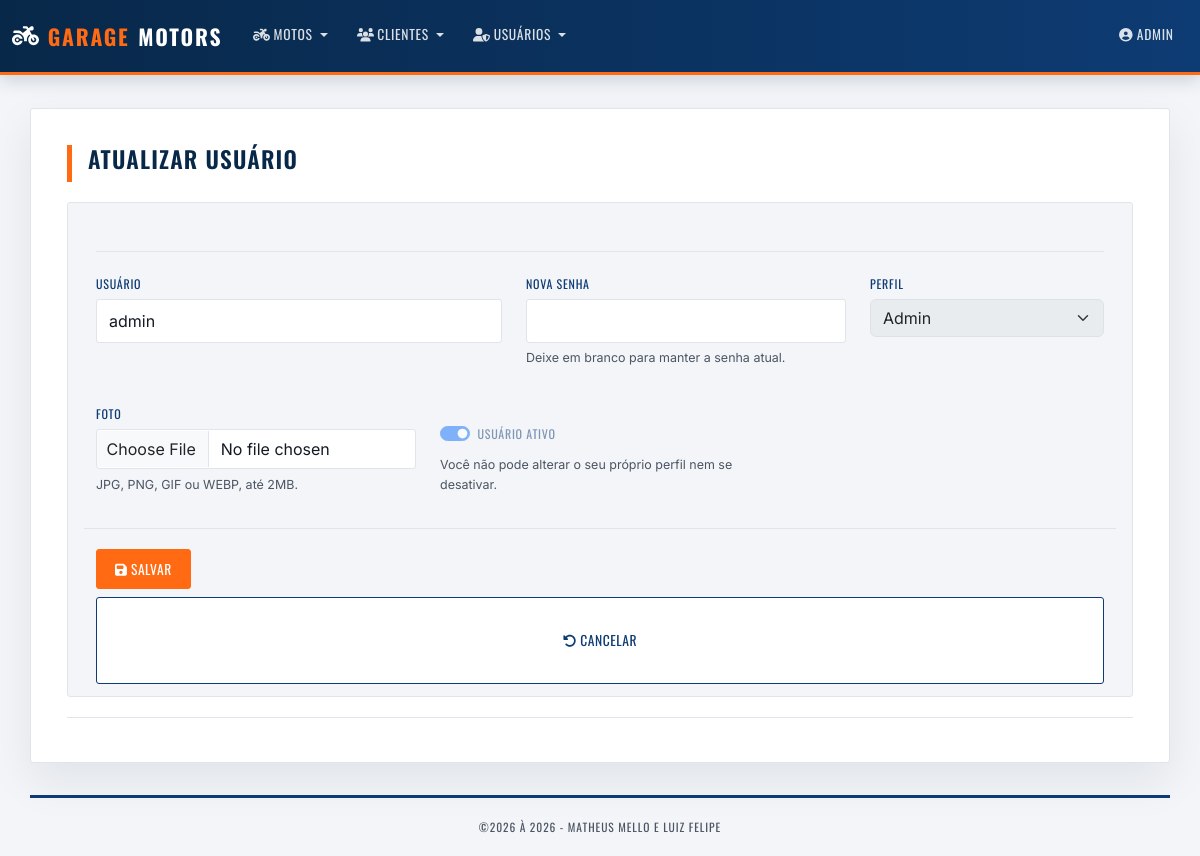
Page /usuarios/edit.php?id=1 (signed in) on the committed database.
### tables this page shows
CREATE TABLE IF NOT EXISTS Usuarios (
  Id_Usu     INT NOT NULL AUTO_INCREMENT PRIMARY KEY,
  Id_Permi   INT NOT NULL,
  Login_usu  VARCHAR(50)  NOT NULL UNIQUE,
  Senha_usu  VARCHAR(255) NOT NULL,
  Foto_usu   VARCHAR(30)  NULL,
  Ativo_usu  TINYINT(1) NOT NULL DEFAULT 1,
  CONSTRAINT FK_Usuarios_Permi FOREIGN KEY (Id_Permi) REFERENCES Permi(Id_Permi)
);

CREATE TABLE IF NOT EXISTS Permi (
  Id_Permi        INT NOT NULL AUTO_INCREMENT PRIMARY KEY,
  Nome_Permi      VARCHAR(50)  NOT NULL UNIQUE,
  Descricao_Permi VARCHAR(255) NULL
);

### inc/database.php (called while the page is built, shortened)
<?php
function open_database()
{
	try {
		$conn = new mysqli(DB_HOST, DB_USER, DB_PASSWORD, DB_NAME);
		$conn->set_charset("utf8mb4");
		return $conn;
	} catch (Exception $e) {
		throw new Exception("Erro ao conectar no banco de dados\n {$e->getMessage()}");
	}
}
function identificador($nome)
{
	return "`$nome`";
}
function find($table = null, $id = null, $pk = 'Id')
{
	$found = null;
	try {
		$database = open_database();
		$sql = "SELECT * FROM " . identificador($table) . " WHERE " . identificador($pk) . " = ? LIMIT 1";
		$stmt = $database->prepare($sql);
		$stmt->bind_param('s', $id);
		$stmt->execute();
		$found = $stmt->get_result()->fetch_assoc() ?: null;
	} catch (Exception $e) {
		erro_banco($e);
	}
	return $found;
}
function find_all($table, $orderBy = null)
{
	$found = null;
	try {
		$database = open_database();
		$sql = "SELECT * FROM " . identificador($table);
		if ($orderBy) {
			$sql .= " ORDER BY " . identificador($orderBy);
		}
		$result = $database->query($sql);
		if ($result->num_rows > 0) {
			$found = $result->fetch_all(MYSQLI_ASSOC);
		}
	} catch (Exception $e) {
		erro_banco($e);
	}
	return $found;
}
?>

### usuarios/function.php (called while the page is built, shortened)
<?php
include_once('../inc/auth.php');
function carregarPermissoes()
{
	$permissoes = find_all('Permi', 'Nome_Permi') ?: [];
}
function edit()
{
	carregarPermissoes();
	$id = (int) ($_GET['id'] ?? 0);
	$atual = find(USUARIOS_TABELA, $id, USUARIOS_PK);
	$usuario = $atual;
}
?>

### inc/auth.php (called while the page is built, shortened)
<?php
function h($texto)
{
	return htmlspecialchars((string) $texto, ENT_QUOTES, 'UTF-8');
}

### usuarios/edit.php (the view, shortened to what this page needs)
<?php
include "function.php";
edit();
$ehEu = ((int) $usuario['Id_Usu'] === (int) $_SESSION['usuario']['id']);
?>
<h2>Atualizar Usuário</h2>
<form action="edit.php?id=<?php echo (int) $usuario['Id_Usu']; ?>" method="post" enctype="multipart/form-data">
    <hr>
    <div class="row">
        <div class="form-group col-md-5">
            <label for="login">Usuário</label>
            <input type="text" class="form-control" id="login" name="usuario[Login_usu]" maxlength="50" required
                autocomplete="off" value="<?php echo h($usuario['Login_usu']); ?>">
        </div>
        <div class="form-group col-md-4">
            <label for="senha">Nova senha</label>
            <input type="password" class="form-control" id="senha" name="usuario[Senha]" maxlength="72"
                autocomplete="new-password">
            <small class="rl-hint">Deixe em branco para manter a senha atual.</small>
        </div>
        <div class="form-group col-md-3">
            <label for="perfil">Perfil</label>
            <select class="form-select" id="perfil" name="usuario[Id_Permi]" required
                <?php echo $ehEu ? 'disabled' : ''; ?>>
                <?php foreach ($permissoes as $p): ?>
                    <option value="<?php echo (int) $p['Id_Permi']; ?>"
                        <?php echo ((int) $usuario['Id_Permi'] === (int) $p['Id_Permi']) ? 'selected' : ''; ?>>
                        <?php echo h($p['Nome_Permi']); ?>
                    </option>
                <?php endforeach; ?>
            </select>
        </div>
    </div>
    <div class="row mt-3">
        <div class="form-group col-md-4">
            <label for="foto">Foto</label>
            <input type="file" class="form-control" id="foto" name="foto"
                accept="image/png, image/jpeg, image/gif, image/webp">
            <small class="rl-hint">JPG, PNG, GIF ou WEBP, até 2MB.</small>
        </div>
        <div class="form-group col-md-4 d-flex align-items-end">
            <div>
                <div class="form-check form-switch">
                    <input class="form-check-input" type="checkbox" id="ativo" name="usuario[Ativo_usu]" value="1"
                        <?php echo !empty($usuario['Ativo_usu']) ? 'checked' : ''; ?>
                        <?php echo $ehEu ? 'disabled' : ''; ?>>
                    <label class="form-check-label" for="ativo">Usuário ativo</label>
                </div>
                <?php if ($ehEu): ?>
                    <small class="rl-hint">Você não pode alterar o seu próprio perfil nem se desativar.</small>
                <?php endif; ?>
            </div>
        </div>
    </div>
    <div id="actions" class="row mt-3">
        <div class="col-md-12">
            <button type="submit" class="btn btn-secondary mb-2">
                <i class="fa-solid fa-floppy-disk"></i> Salvar
            </button>
            <a href="index.php" class="btn btn-light">
                <i class="fa-solid fa-rotate-left"></i> Cancelar
            </a>
        </div>
    </div>
</form>

### css/style.css (style rules this page uses)
:root { --rl-white: #ffffff; --rl-off-white: #f3f5f8; --rl-panel: #ffffff; --rl-ink: #131a24; --rl-ink-soft: #4b5563; --rl-border: #e1e5eb; --rl-blue: #0d3b73; --rl-blue-deep: #082849; --rl-blue-tint: #eaf1fb; --rl-orange: #ff6a13; --rl-orange-dark: #d6560b; --rl-orange-tint: #fff1e6; --rl-orange-glow: rgba(255, 106, 19, 0.28); --rl-radius: 3px; --rl-font-display: 'Oswald', 'Arial Narrow', Impact, sans-serif; --rl-font-body: 'Inter', -apple-system, BlinkMacSystemFont, 'Segoe UI', Roboto, sans-serif; }
* { box-sizing: border-box; }
html { scroll-behavior: smooth; }
body { margin: 0; padding-top: 92px; padding-bottom: 0; background-color: var(--rl-off-white); color: var(--rl-ink-soft); font-family: var(--rl-font-body); font-size: 15px; line-height: 1.6; -webkit-font-smoothing: antialiased; }
h1, h2, h3, h4, h5, h6 { font-family: var(--rl-font-display); color: var(--rl-blue-deep); text-transform: uppercase; letter-spacing: 0.05em; font-weight: 600; }
h2 { font-size: 1.45rem; position: relative; padding-left: 1rem; padding-bottom: 0.6rem; margin-bottom: 1.25rem; border-left: 5px solid var(--rl-orange); }
hr { border: none; border-top: 1px solid var(--rl-border); opacity: 1; margin: 1.25rem 0; }
a { color: var(--rl-blue); }
.row > [class*="col-"] > a.btn.btn-secondary, .row > [class*="col-"] > a.btn.btn-light { display: block; background-color: var(--rl-off-white); border: 1px solid var(--rl-border); border-top: 3px solid var(--rl-blue); border-radius: var(--rl-radius); padding: 2rem 0.5rem; color: var(--rl-blue-deep); transition: all 0.25s ease; position: relative; overflow: hidden; }
.btn { font-family: var(--rl-font-display); text-transform: uppercase; letter-spacing: 0.04em; font-size: 0.85rem; border-radius: var(--rl-radius); padding: 0.55rem 1.15rem; transition: all 0.2s ease; border-width: 1px; }
.btn-secondary { background-color: var(--rl-orange); border-color: var(--rl-orange); color: var(--rl-white); }
.btn-light { background-color: var(--rl-white) !important; border: 1px solid var(--rl-blue) !important; color: var(--rl-blue) !important; }
.form-group { margin-bottom: 1.1rem; }
label { font-family: var(--rl-font-display); text-transform: uppercase; font-size: 0.75rem; letter-spacing: 0.06em; color: var(--rl-blue); margin-bottom: 0.35rem; display: inline-block; }
.form-control { background-color: var(--rl-white); border: 1px solid var(--rl-border); border-radius: var(--rl-radius); color: var(--rl-ink); padding: 0.55rem 0.75rem; }
.form-control::placeholder { color: #9aa4b2; }
form { background-color: var(--rl-off-white); border: 1px solid var(--rl-border); border-radius: var(--rl-radius); padding: 1.75rem 1.75rem 0.75rem; margin-top: 0.5rem; }
#actions { border-top: 1px solid var(--rl-border); padding-top: 1.25rem; margin-top: 0.5rem; }
.rl-hint { display: block; margin-top: 0.35rem; color: var(--rl-ink-soft); font-size: 0.78rem; }
.form-control[type="file"] { padding: 0.45rem 0.6rem; }

### rows in the picture
usuarios: Login_usu "admin", Id_Permi+Id_Usu "Admin", Id_Usu "☑"

### other values in the picture
$_SESSION['usuario']['login'] "ADMIN"
$dt->format("Y") "2026"
